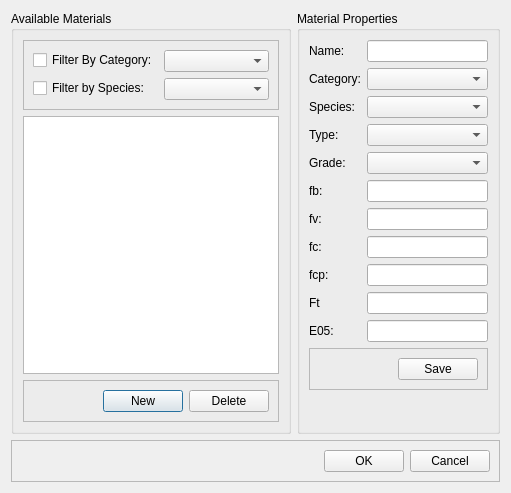
<?xml version="1.0" encoding="UTF-8"?>
<ui version="4.0">
 <class>materials_Dialog</class>
 <widget class="QDialog" name="materials_Dialog">
  <property name="geometry">
   <rect>
    <x>0</x>
    <y>0</y>
    <width>511</width>
    <height>493</height>
   </rect>
  </property>
  <property name="windowTitle">
   <string>Materials</string>
  </property>
  <layout class="QGridLayout" name="gridLayout">
   <item row="0" column="0">
    <widget class="QGroupBox" name="groupBox">
     <property name="title">
      <string>Available Materials</string>
     </property>
     <layout class="QVBoxLayout" name="verticalLayout">
      <item>
       <widget class="QFrame" name="frame_2">
        <property name="frameShape">
         <enum>QFrame::Shape::StyledPanel</enum>
        </property>
        <property name="frameShadow">
         <enum>QFrame::Shadow::Raised</enum>
        </property>
        <layout class="QFormLayout" name="formLayout_3">
         <item row="0" column="0">
          <widget class="QCheckBox" name="category_filter_checkBox">
           <property name="text">
            <string>Filter By Category:</string>
           </property>
          </widget>
         </item>
         <item row="0" column="1">
          <widget class="QComboBox" name="category_filter_comboBox"/>
         </item>
         <item row="1" column="1">
          <widget class="QComboBox" name="species_filter_comboBox"/>
         </item>
         <item row="1" column="0">
          <widget class="QCheckBox" name="species_filter_checkBox">
           <property name="text">
            <string>Filter by Species:</string>
           </property>
          </widget>
         </item>
        </layout>
       </widget>
      </item>
      <item>
       <widget class="QListView" name="materials_listView"/>
      </item>
      <item>
       <widget class="QFrame" name="frame_3">
        <property name="frameShape">
         <enum>QFrame::Shape::StyledPanel</enum>
        </property>
        <property name="frameShadow">
         <enum>QFrame::Shadow::Raised</enum>
        </property>
        <layout class="QHBoxLayout" name="horizontalLayout_2">
         <item>
          <spacer name="horizontalSpacer_2">
           <property name="orientation">
            <enum>Qt::Orientation::Horizontal</enum>
           </property>
           <property name="sizeHint" stdset="0">
            <size>
             <width>40</width>
             <height>20</height>
            </size>
           </property>
          </spacer>
         </item>
         <item>
          <widget class="QPushButton" name="new_material_pushButton">
           <property name="text">
            <string>New</string>
           </property>
          </widget>
         </item>
         <item>
          <widget class="QPushButton" name="delete_material_pushButton">
           <property name="text">
            <string>Delete</string>
           </property>
          </widget>
         </item>
        </layout>
       </widget>
      </item>
     </layout>
    </widget>
   </item>
   <item row="0" column="1">
    <widget class="QGroupBox" name="groupBox_2">
     <property name="title">
      <string>Material Properties</string>
     </property>
     <layout class="QFormLayout" name="formLayout">
      <item row="0" column="0">
       <widget class="QLabel" name="label_7">
        <property name="text">
         <string>Name:</string>
        </property>
       </widget>
      </item>
      <item row="0" column="1">
       <widget class="QLineEdit" name="material_name_lineEdit"/>
      </item>
      <item row="1" column="0">
       <widget class="QLabel" name="label_8">
        <property name="text">
         <string>Category:</string>
        </property>
       </widget>
      </item>
      <item row="1" column="1">
       <widget class="QComboBox" name="material_category_comboBox"/>
      </item>
      <item row="2" column="0">
       <widget class="QLabel" name="label_9">
        <property name="text">
         <string>Species:</string>
        </property>
       </widget>
      </item>
      <item row="2" column="1">
       <widget class="QComboBox" name="material_species_comboBox"/>
      </item>
      <item row="3" column="0">
       <widget class="QLabel" name="label_10">
        <property name="text">
         <string>Type:</string>
        </property>
       </widget>
      </item>
      <item row="3" column="1">
       <widget class="QComboBox" name="material_type_comboBox"/>
      </item>
      <item row="4" column="0">
       <widget class="QLabel" name="label_11">
        <property name="text">
         <string>Grade:</string>
        </property>
       </widget>
      </item>
      <item row="4" column="1">
       <widget class="QComboBox" name="material_grade_comboBox"/>
      </item>
      <item row="5" column="0">
       <widget class="QLabel" name="label">
        <property name="text">
         <string>fb:</string>
        </property>
       </widget>
      </item>
      <item row="5" column="1">
       <widget class="QLineEdit" name="material_fb_lineEdit"/>
      </item>
      <item row="6" column="0">
       <widget class="QLabel" name="label_2">
        <property name="text">
         <string>fv:</string>
        </property>
       </widget>
      </item>
      <item row="6" column="1">
       <widget class="QLineEdit" name="material_fv_lineEdit"/>
      </item>
      <item row="7" column="0">
       <widget class="QLabel" name="label_3">
        <property name="text">
         <string>fc:</string>
        </property>
       </widget>
      </item>
      <item row="7" column="1">
       <widget class="QLineEdit" name="material_fc_lineEdit"/>
      </item>
      <item row="8" column="0">
       <widget class="QLabel" name="label_4">
        <property name="text">
         <string>fcp:</string>
        </property>
       </widget>
      </item>
      <item row="8" column="1">
       <widget class="QLineEdit" name="meterial_fcp_lineEdit"/>
      </item>
      <item row="9" column="0">
       <widget class="QLabel" name="label_5">
        <property name="text">
         <string>Ft</string>
        </property>
       </widget>
      </item>
      <item row="9" column="1">
       <widget class="QLineEdit" name="material_ft_lineEdit"/>
      </item>
      <item row="10" column="0">
       <widget class="QLabel" name="label_6">
        <property name="text">
         <string>E05:</string>
        </property>
       </widget>
      </item>
      <item row="10" column="1">
       <widget class="QLineEdit" name="meterial_e_lineEdit"/>
      </item>
      <item row="16" column="0" colspan="2">
       <widget class="QFrame" name="frame_4">
        <property name="frameShape">
         <enum>QFrame::Shape::StyledPanel</enum>
        </property>
        <property name="frameShadow">
         <enum>QFrame::Shadow::Raised</enum>
        </property>
        <layout class="QHBoxLayout" name="horizontalLayout_3">
         <item>
          <spacer name="horizontalSpacer_3">
           <property name="orientation">
            <enum>Qt::Orientation::Horizontal</enum>
           </property>
           <property name="sizeHint" stdset="0">
            <size>
             <width>40</width>
             <height>20</height>
            </size>
           </property>
          </spacer>
         </item>
         <item>
          <widget class="QPushButton" name="save_material_pushButton">
           <property name="text">
            <string>Save</string>
           </property>
          </widget>
         </item>
        </layout>
       </widget>
      </item>
     </layout>
    </widget>
   </item>
   <item row="1" column="0" colspan="2">
    <widget class="QFrame" name="frame">
     <property name="frameShape">
      <enum>QFrame::Shape::StyledPanel</enum>
     </property>
     <property name="frameShadow">
      <enum>QFrame::Shadow::Raised</enum>
     </property>
     <layout class="QHBoxLayout" name="horizontalLayout">
      <item>
       <spacer name="horizontalSpacer">
        <property name="orientation">
         <enum>Qt::Orientation::Horizontal</enum>
        </property>
        <property name="sizeHint" stdset="0">
         <size>
          <width>40</width>
          <height>20</height>
         </size>
        </property>
       </spacer>
      </item>
      <item>
       <widget class="QPushButton" name="ok_pushButton">
        <property name="text">
         <string>OK</string>
        </property>
       </widget>
      </item>
      <item>
       <widget class="QPushButton" name="cancel_pushButton">
        <property name="text">
         <string>Cancel</string>
        </property>
       </widget>
      </item>
     </layout>
    </widget>
   </item>
  </layout>
 </widget>
 <resources/>
 <connections/>
</ui>
